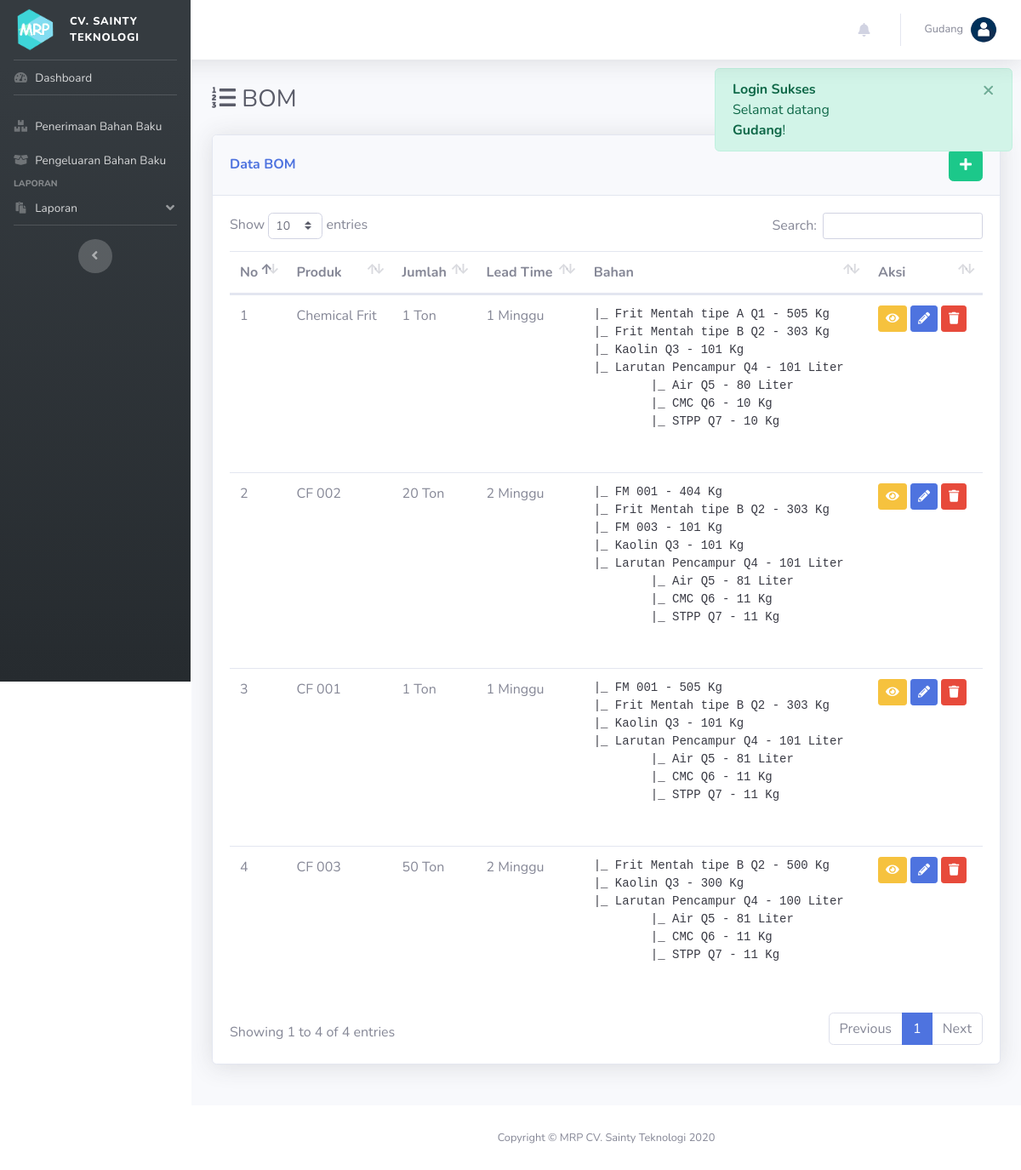
/index.php?p=bom (signed in), run on the app's committed database.
### tables this page shows
CREATE TABLE IF NOT EXISTS `bom` (
  `id_bom` int(11) NOT NULL AUTO_INCREMENT,
  `nama_bom` varchar(200) DEFAULT NULL,
  `satuan` varchar(50) DEFAULT NULL,
  `jumlah` double DEFAULT NULL,
  `LT` int(11) DEFAULT NULL,
  PRIMARY KEY (`id_bom`) USING BTREE
);

CREATE TABLE IF NOT EXISTS `bom_detail` (
  `id_bom_detail` int(11) NOT NULL AUTO_INCREMENT,
  `id_bom` int(11) DEFAULT NULL,
  `id_bahan` int(11) DEFAULT NULL,
  `jumlah` double DEFAULT NULL,
  `level` int(11) DEFAULT NULL,
  `parent` int(11) DEFAULT NULL,
  PRIMARY KEY (`id_bom_detail`) USING BTREE,
  KEY `id_bahan` (`id_bahan`),
  KEY `id_menu` (`id_bom`) USING BTREE,
  CONSTRAINT `FK_bom_detail_bom` FOREIGN KEY (`id_bom`) REFERENCES `bom` (`id_bom`) ON DELETE CASCADE ON UPDATE CASCADE,
  CONSTRAINT `FK_menu_detail_bahan` FOREIGN KEY (`id_bahan`) REFERENCES `bahan` (`id_bahan`) ON DELETE CASCADE ON UPDATE CASCADE
);

CREATE TABLE IF NOT EXISTS `bahan` (
  `id_bahan` int(11) NOT NULL AUTO_INCREMENT,
  `nama_bahan` varchar(200) DEFAULT NULL,
  `satuan` varchar(200) DEFAULT NULL,
  `jumlah` double DEFAULT NULL,
  `ss` double(22,0) DEFAULT NULL,
  `rop` double(22,0) DEFAULT NULL,
  `LT` int(11) DEFAULT NULL,
  PRIMARY KEY (`id_bahan`)
);

### config/koneksi.php (called while the page is built, shortened)
<?php
	function get_bahan($id){
		$sql = "SELECT a.*, b.nama_bahan, b.satuan FROM bom_detail a JOIN bahan b ON a.id_bahan = b.id_bahan WHERE a.id_bom = $id ORDER BY a.level ASC";
		$q = mysqli_query($GLOBALS['con'], $sql);
		$data = [];
		while($row = mysqli_fetch_array($q)){
			$data[] = array(
									'id_bom_detail' => $row['id_bom_detail'],
									'id_bahan' => $row['id_bahan'],
									'jumlah' => $row['jumlah'],
									'level' => $row['level'],
									'nama_bahan' => $row['nama_bahan'],
									'satuan' => $row['satuan'],
									'parent' => $row['parent']
									);
		}
		$tmp_data = [];
		foreach ($data as $k => $v) {
			if($v['level']==1){
				$tmp_data[$v['id_bahan']] = $v;
			}
		}
		foreach ($data as $k => $v) {
			if($v['level']==2){
				$tmp_data[$v['parent']]['child'][] = $v;
			}
		}
		return $tmp_data;
	}
?>

### pages/bom.php (the view, shortened to what this page needs)
<div class="d-sm-flex align-items-center justify-content-between mb-4">
    <h1 class="h3 mb-0 text-gray-800"> <i class="fa fa-list-ol"></i> BOM</h1>
</div>
<?php
    $ket = "Data";
?>
<div class="row row_angket">
    <div class="col mb-4">
        <div class="card shadow mb-4">
            <div class="card-header py-3 d-flex flex-row align-items-center justify-content-between">
                <h6 class="m-0 font-weight-bold text-primary"><?= ucfirst($ket); ?> BOM</h6>
                <?php
                if(!isset($_GET['ket'])){
                ?>
                <div class="dropdown no-arrow">
                    <a href="index.php?p=bom&ket=tambah" class="btn btn-success" data-toggle="tooltip" data-placement="top" title="Tambah Data"><i class="fa fa-plus"></i></a>
                </div>
                <?php } ?>
            </div>
            <div class="card-body">
            <?php
                if(!isset($form)):
            ?>
                <table class="table dataTable">
                    <thead>
                        <tr>
                            <th>No</th>
                            <th>Produk</th>
                            <th>Jumlah</th>
                            <th>Lead Time</th>
                            <th>Bahan</th>
                            <th>Aksi</th>
                        </tr>
                    </thead>
                    <tbody>
                    <?php
                        $i=0;
                        $sql = "SELECT * FROM bom";
                        $q = mysqli_query($con, $sql);
                        while($row = mysqli_fetch_array($q)):
                    ?>
                        <tr>
                            <td><?= ++$i; ?></td>
                            <td><?= $row['nama_bom']; ?></td>
                            <td><?= $row['jumlah'].' '.$row['satuan']; ?></td>
                            <td><?= $row['LT'].' Minggu'; ?></td>
                            <td>
                                <pre>
<?php
    $bahan = get_bahan($row['id_bom']);
    $ret = "";
    foreach ($bahan as $k => $v) {
        $ret .= "|_ $v[nama_bahan] - $v[jumlah] $v[satuan]<br>";
        if(isset($v['child'])){
            foreach ($v['child'] as $a => $b) {
                $ret .= "\t|_ $b[nama_bahan] - $b[jumlah] $b[satuan]<br>";
            }
        }
    }
    echo $ret;
?>
                                </pre>
                            </td>
                            <td>
                                <a href="index.php?p=bom&ket=detail&id=<?= $row['id_bom'] ?>" class="btn btn-sm btn-warning" data-toggle="tooltip" data-placement="top" title="Detail"><i class="fa fa-eye"></i></a>
                                <a href="index.php?p=bom&ket=ubah&id=<?= $row['id_bom'] ?>" class="btn btn-sm btn-primary" data-toggle="tooltip" data-placement="top" title="Ubah Data"><i class="fa fa-pencil-alt"></i></a>
                                <button type="button" class="btn btn-sm btn-danger btn-hapus"  data-id="<?= $row['id_bom'] ?>" data-toggle="tooltip" data-placement="top" title="Hapus">
                                    <i class="fa fa-trash"></i>
                                </button>
                            </td>
                        </tr>
                    <?php endwhile; ?>
                    </tbody>
                </table>
                <?php elseif(isset($form) && $form=="detail"): ?>
                <?php include("bom_detail.php"); ?>
                <?php endif; ?>
            </div>
        </div>
    </div>
</div>

### data on the page
bom: nama_bom "Chemical Frit", jumlah "1", satuan "Ton", LT "1"
bom_detail: id_bahan.nama_bahan "Frit Mentah tipe A Q1", jumlah "505", id_bahan.satuan "Kg"
bom_detail: id_bahan.nama_bahan "Frit Mentah tipe B Q2", jumlah "303", id_bahan.satuan "Kg"
bom_detail: id_bahan.nama_bahan "Kaolin Q3", jumlah "101", id_bahan.satuan "Kg"
bom_detail: id_bahan.nama_bahan "Larutan Pencampur Q4", jumlah "101", id_bahan.satuan "Liter"
bom_detail: id_bahan.nama_bahan "Air Q5", jumlah "80", id_bahan.satuan "Liter"
bom_detail: id_bahan.nama_bahan "CMC Q6", jumlah "10", id_bahan.satuan "Kg"
bom_detail: id_bahan.nama_bahan "STPP Q7", jumlah "10", id_bahan.satuan "Kg"
bom: nama_bom "CF 002", jumlah "20", satuan "Ton", LT "2"
bom_detail: id_bahan.nama_bahan "FM 001", jumlah "404", id_bahan.satuan "Kg"
bom_detail: id_bahan.nama_bahan "Frit Mentah tipe B Q2", jumlah "303", id_bahan.satuan "Kg"
bom_detail: id_bahan.nama_bahan "FM 003", jumlah "101", id_bahan.satuan "Kg"
bom_detail: id_bahan.nama_bahan "Kaolin Q3", jumlah "101", id_bahan.satuan "Kg"
bom_detail: id_bahan.nama_bahan "Larutan Pencampur Q4", jumlah "101", id_bahan.satuan "Liter"
bom_detail: id_bahan.nama_bahan "Air Q5", jumlah "81", id_bahan.satuan "Liter"
bom_detail: id_bahan.nama_bahan "CMC Q6", jumlah "11", id_bahan.satuan "Kg"
bom_detail: id_bahan.nama_bahan "STPP Q7", jumlah "11", id_bahan.satuan "Kg"
bom: nama_bom "CF 001", jumlah "1", satuan "Ton", LT "1"
bom_detail: id_bahan.nama_bahan "FM 001", jumlah "505", id_bahan.satuan "Kg"
bom_detail: id_bahan.nama_bahan "Frit Mentah tipe B Q2", jumlah "303", id_bahan.satuan "Kg"
bom_detail: id_bahan.nama_bahan "Kaolin Q3", jumlah "101", id_bahan.satuan "Kg"
bom_detail: id_bahan.nama_bahan "Larutan Pencampur Q4", jumlah "101", id_bahan.satuan "Liter"
bom_detail: id_bahan.nama_bahan "Air Q5", jumlah "81", id_bahan.satuan "Liter"
bom_detail: id_bahan.nama_bahan "CMC Q6", jumlah "11", id_bahan.satuan "Kg"
bom_detail: id_bahan.nama_bahan "STPP Q7", jumlah "11", id_bahan.satuan "Kg"
bom: nama_bom "CF 003", jumlah "50", satuan "Ton", LT "2"
bom_detail: id_bahan.nama_bahan "Frit Mentah tipe B Q2", jumlah "500", id_bahan.satuan "Kg"
bom_detail: id_bahan.nama_bahan "Kaolin Q3", jumlah "300", id_bahan.satuan "Kg"
bom_detail: id_bahan.nama_bahan "Larutan Pencampur Q4", jumlah "100", id_bahan.satuan "Liter"
bom_detail: id_bahan.nama_bahan "Air Q5", jumlah "81", id_bahan.satuan "Liter"
bom_detail: id_bahan.nama_bahan "CMC Q6", jumlah "11", id_bahan.satuan "Kg"
bom_detail: id_bahan.nama_bahan "STPP Q7", jumlah "11", id_bahan.satuan "Kg"

### other printed values
$b['text'] "Penerimaan Bahan Baku"
$b['text'] "Pengeluaran Bahan Baku"
$v['group'] "LAPORAN"
$b['text'] "Laporan"
$_SESSION['name'] "Gudang"
$ket "Data"
$_SESSION["flash"]["head"] "Login Sukses"
$_SESSION["flash"]["msg"] "Selamat datang Gudang !"
